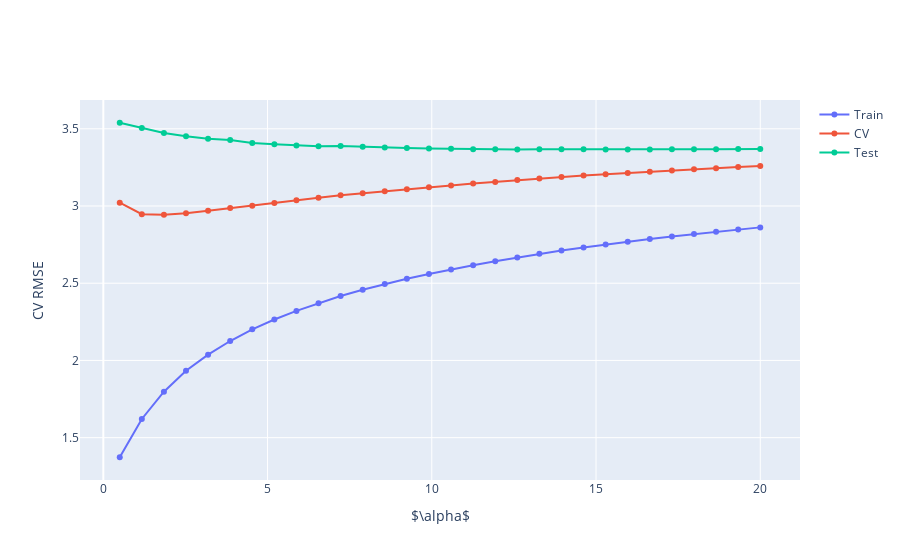

The notebook cell this image was saved under:
### Markdown cell above
We can plot the cross validation error against the different $\alpha$ values and pick the $\alpha$ with the smallest cross validation error.

### Code cell
fig = go.Figure()
fig.add_trace(go.Scatter(x = alphas, y = train_values, mode="lines+markers", name="Train"))
fig.add_trace(go.Scatter(x = alphas, y = cv_values, mode="lines+markers", name="CV"))
fig.add_trace(go.Scatter(x = alphas, y = test_values, mode="lines+markers", name="Test"))
fig.update_layout(xaxis_title=r"$\alpha$", yaxis_title="CV RMSE")

### Figure 1 — Plotly figure (JSON) as saved in the notebook; plotly's stock layout.template omitted (floating-point values rounded to 4 significant figures)
{"data": [{"mode": "lines+markers", "name": "Train", "type": "scatter", "x": [0.5, 1.172, 1.845, 2.517, 3.19, 3.862, 4.534, 5.207, 5.879, 6.552, 7.224, 7.897, 8.569, 9.241, 9.914, 10.59, 11.26, 11.93, 12.6, 13.28, 13.95, 14.62, 15.29, 15.97, 16.64, 17.31, 17.98, 18.66, 19.33, 20], "y": [1.373, 1.621, 1.797, 1.933, 2.038, 2.126, 2.202, 2.265, 2.321, 2.371, 2.418, 2.458, 2.495, 2.529, 2.56, 2.589, 2.617, 2.642, 2.666, 2.691, 2.712, 2.732, 2.751, 2.769, 2.786, 2.802, 2.818, 2.833, 2.848, 2.862]}, {"mode": "lines+markers", "name": "CV", "type": "scatter", "x": [0.5, 1.172, 1.845, 2.517, 3.19, 3.862, 4.534, 5.207, 5.879, 6.552, 7.224, 7.897, 8.569, 9.241, 9.914, 10.59, 11.26, 11.93, 12.6, 13.28, 13.95, 14.62, 15.29, 15.97, 16.64, 17.31, 17.98, 18.66, 19.33, 20], "y": [3.021, 2.947, 2.944, 2.954, 2.969, 2.987, 3.002, 3.02, 3.037, 3.054, 3.069, 3.083, 3.096, 3.109, 3.122, 3.134, 3.145, 3.156, 3.169, 3.179, 3.188, 3.197, 3.206, 3.214, 3.222, 3.23, 3.238, 3.245, 3.252, 3.259]}, {"mode": "lines+markers", "name": "Test", "type": "scatter", "x": [0.5, 1.172, 1.845, 2.517, 3.19, 3.862, 4.534, 5.207, 5.879, 6.552, 7.224, 7.897, 8.569, 9.241, 9.914, 10.59, 11.26, 11.93, 12.6, 13.28, 13.95, 14.62, 15.29, 15.97, 16.64, 17.31, 17.98, 18.66, 19.33, 20], "y": [3.539, 3.506, 3.473, 3.452, 3.436, 3.427, 3.408, 3.399, 3.392, 3.387, 3.388, 3.383, 3.379, 3.375, 3.372, 3.37, 3.368, 3.367, 3.366, 3.368, 3.367, 3.367, 3.367, 3.366, 3.367, 3.367, 3.367, 3.368, 3.368, 3.369]}], "layout": {"autosize": true, "xaxis": {"autorange": true, "range": [-0.7525, 21.25], "title": {"text": "$\\alpha$"}, "type": "linear"}, "yaxis": {"autorange": true, "range": [1.194, 3.718], "title": {"text": "CV RMSE"}, "type": "linear"}}}
